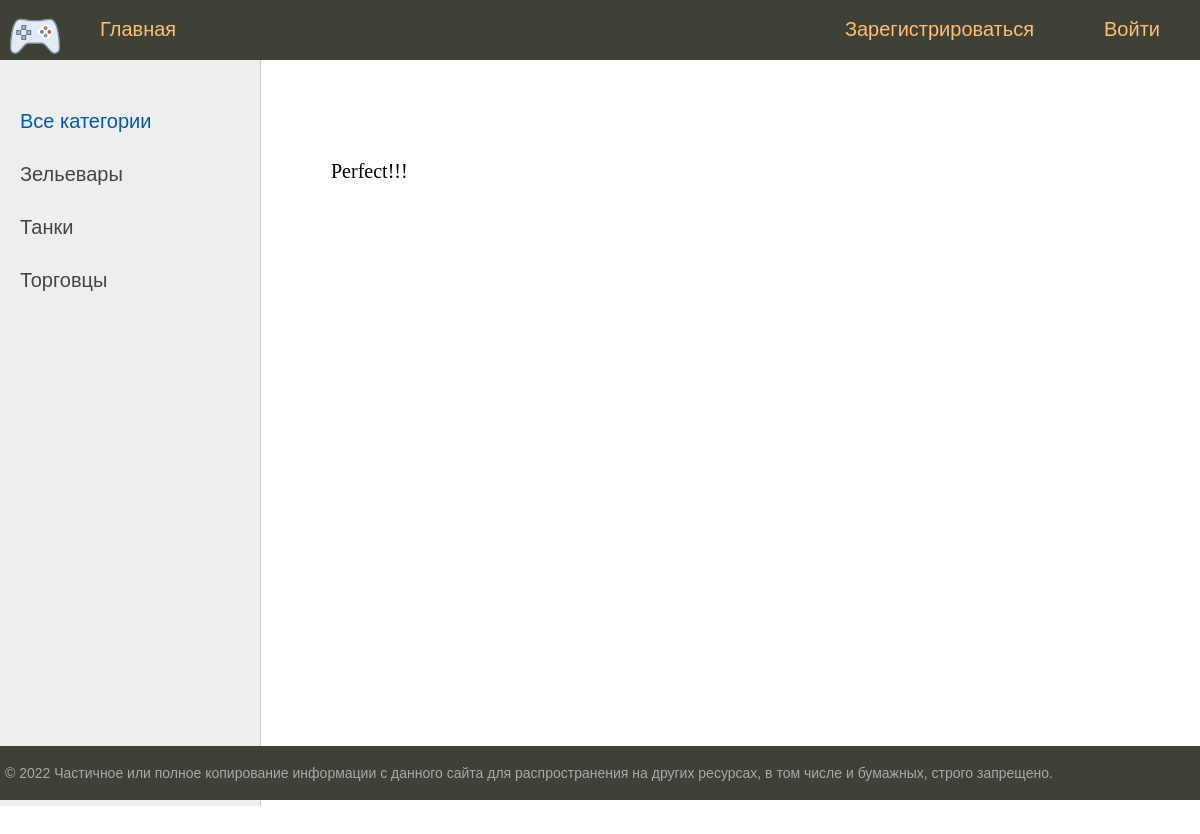
Page /reply/4/ on the committed database.
### bboard/models.py (models this page shows, shortened)
class Category(models.Model):
    name = models.CharField(
        max_length=64,
        unique=True,
        verbose_name='Категория',
        help_text='Имя категории длинной не более 64 символов ',
    )
    slug = models.SlugField(max_length=255, unique=True, db_index=True, verbose_name="URL")
    def get_absolute_url(self):
        return reverse('category', kwargs={'cat_slug': self.slug})
    class Meta:
        verbose_name = 'Категория'
        verbose_name_plural = 'Категории'

class Reply(models.Model):
    user = models.ForeignKey('User', on_delete=models.CASCADE, verbose_name="Пользователь")
    post = models.ForeignKey('Post', on_delete=models.CASCADE, verbose_name="Пост")
    time_create = models.DateTimeField(auto_now_add=True)
    time_update = models.DateTimeField(auto_now=True)
    text = models.TextField(blank=True, verbose_name="Текс")
    is_approved = models.BooleanField(default=False, verbose_name="Разрешено")
    class Meta:
        verbose_name = 'Отклик'
        verbose_name_plural = 'Отклики'

### bboard/views.py (the view)
# urls.py: path('reply/<int:pk>/', ReplyDetail.as_view(), name='reply'),
class ReplyDetail(DataMixin, DetailView):
    model = Reply
    template_name = 'bboard/reply.html'
    context_object_name = 'reply'
    def get_context_data(self, *, object_list=None, **kwargs):
        context = super().get_context_data(**kwargs)
        c_def = self.get_user_context(title="Отклик на объявление")
        return dict(list(context.items()) + list(c_def.items()))

### bboard/utils.py (called while the page is built)
    def get_user_context(self, **kwargs):
        context = kwargs
        categories =  Category.objects.annotate(Count('post'))
        user_menu = menu.copy()
        if not self.request.user.is_authenticated:
            for i in range(3):
                user_menu.pop(1)
        else:
            user_menu.pop(4)
        context['menu'] = user_menu
        context['categories'] = categories
        if 'cat_selected' not in context:
            context['cat_selected'] = 0
        return context

### bboard/templates/bboard/reply.html (shortened to what this page needs)
{% extends 'base.html' %}
{% block content %}
{{reply.text|linebreaks}}
{% endblock %}

### templates/base.html (shortened to what this page needs)
<!DOCTYPE html>
<html>
<head>
	{% load static %}
	{% load bboard_tags %}
	<link type="text/css" href="{% static 'bboard/css/styles.css' %}" rel="stylesheet" />
</head>
<body>
	<table class="table-page" border=0 cellpadding="0" cellspacing="0">
	<tr><td valign=top>
	{% block mainmenu %}
			<div class="header">
				<ul id="mainmenu" class="mainmenu">
					<li class="logo"><a href="{% url 'home' %}"><div class="logo"></div></a></li>
					{% for m in menu %}
						{% if not forloop.last %}
							<li><a href="{% url m.url_name %}">{{ m.title }}</a></li>
						{% else %}
							<li class="last"><a href="{% url m.url_name %}">{{ m.title }}</a></li>
						{% endif %}
					{% endfor %}
					{% if user.is_authenticated %}
						<li class="last" style="color: #93a1a1 ">Пользователь: {{ user }}</li>
					{% else %}
						<li class="last"><a href="{% url 'register' %}">Зарегистрироваться</a></li>
					{% endif %}
				</ul>
			</div>
	{% endblock mainmenu %}
	<table class="table-content" border=0 cellpadding="0" cellspacing="0">
	<tr>
		<td valign="top" class="left-chapters">
		<ul id="leftchapters">
			{% if cat_selected == 0 %}
				<li class="selected">Все категории</li>
			{% else %}
				<li><a href="{% url 'home' %}">Все категории</a></li>
			{% endif %}
			{% for c in categories %}
			{% if c.post__count > 0 %}
					{% if c.pk == cat_selected %}
						<li class="selected">{{c.name}}</li>
					{% else %}
						<li><a href="{{ c.get_absolute_url }}">{{c.name}}</a></li>
					{% endif %}
			{% endif %}
			{% endfor %}
		</ul>
	</td>
	<td valign="top" class="content">
		<div class="content-text">
			{% block content %}
			{% endblock %}
		</div>
	</td></tr></table>
	</td></tr>
	<tr><td valign=top>
		<div id="footer">
			<p>&copy; 2022 Частичное или полное копирование информации с данного сайта для распространения на других ресурсах, в том числе и бумажных, строго запрещено.</p>
		</div>
	</td></tr></table>
</body>
</html>

### bboard/static/bboard/css/styles.css (style rules this page uses)
html, body { font-family: 'Arial'; margin: 0; padding: 0; height: 100%; width: 100%; color: #444; }
a { color: #0059b2; text-decoration: none; }
.table-page { width: 100%; height: 100%; vertical-align: top; }
.table-page tr { height: 100%; }
.header { background: #3F4137; height: 60px; }
.logo { background: url('../images/logo.png') no-repeat 10px 5px; width: 70px; height: 60px; }
ul.mainmenu { list-style: none; margin: 0; padding: 0; height: 60px; color: #fdc073; font-size: 20px; overflow: hidden; }
ul.mainmenu li { float: left; margin: 18px 40px 0 30px; }
ul.mainmenu li.logo { margin: 0; }
ul.mainmenu li.last { float: right; }
ul.mainmenu li a { color: #fdc073; text-decoration: none; }
.table-content { width: 100%; min-height: 100%; height: 100%; }
.left-chapters { margin: 0; background: #eee; border-right: 1px solid #ccc; min-height: 100%; }
.left-chapters ul { width: 230px; min-height: 100%; margin: 0; padding: 20px 10px 10px 20px; list-style: none; font-size: 20px; }
.left-chapters ul li { margin: 30px 0 0 0; color: #999; }
.left-chapters ul li.selected { color: #0059b2; }
.left-chapters ul li a { color: #444; text-decoration: none; }
.content { padding: 40px 20px 20px 40px; width: 100%; box-sizing: border-box; }
.content-text { margin: 60px 0 0 30px; color: #000; font-size: 20px; font-family: Yandex Sans Display Light; }
#footer { box-sizing: border-box; background: #3F4137; padding: 5px; color: #aaa; font-size: 14px; font-family: Verdana, Geneva, Arial, Helvetica; text-align: left; overflow: hidden; }

### rows in the picture
Category: name "Зельевары"
Category: name "Танки"
Category: name "Торговцы"
Reply: text "Perfect!!!"

### other values in the picture
{{ m.title }} "Главная"
{{ m.title }} "Войти"
